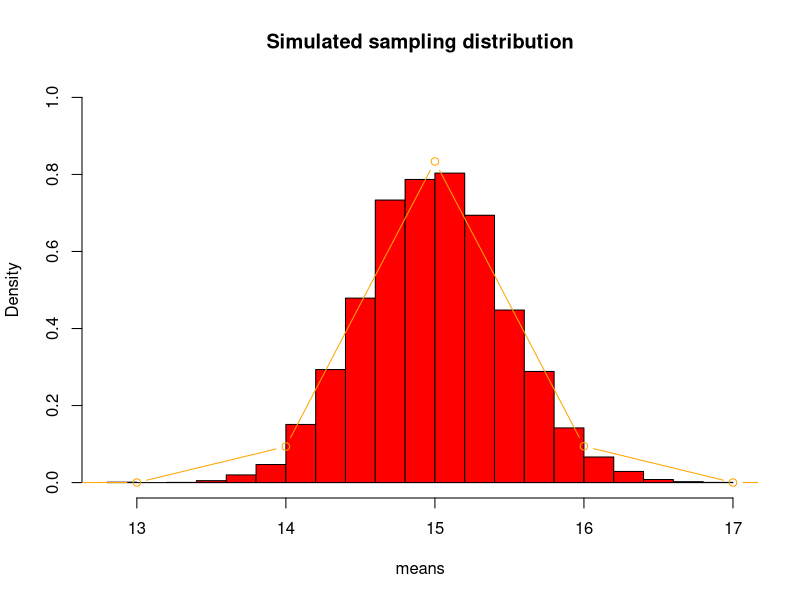

Reproduce this figure in R.
Xbar <- numeric(10000)
#set.seed(300)
for (i in 1:10000)
{
    x <- rexp(1000, rate = 1/15)
    Xbar[i] <- mean(x)
}
hist(Xbar, col= "red", ylim=c(0,1),main="Simulated sampling distribution", xlab="means", freq=FALSE)
lines(10:20, dnorm(10:20, mean(Xbar), sd(Xbar) ), col="orange",type = "b") #overlay pmf for Normal(17)
